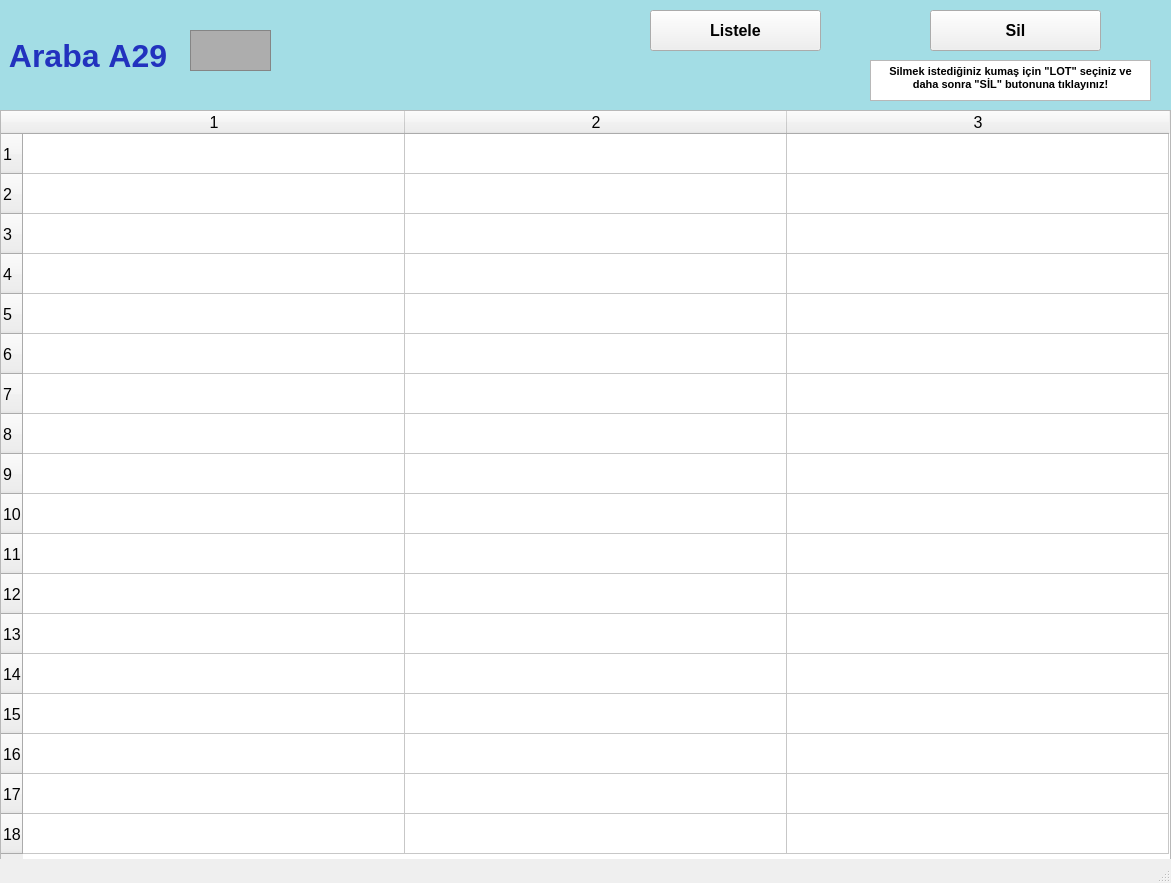
<?xml version="1.0" encoding="UTF-8"?>
<ui version="4.0">
 <class>arabalarA29_ekran</class>
 <widget class="QMainWindow" name="arabalarA29_ekran">
  <property name="geometry">
   <rect>
    <x>0</x>
    <y>0</y>
    <width>1171</width>
    <height>883</height>
   </rect>
  </property>
  <property name="font">
   <font>
    <pointsize>12</pointsize>
    <weight>50</weight>
    <bold>false</bold>
    <kerning>false</kerning>
   </font>
  </property>
  <property name="windowTitle">
   <string/>
  </property>
  <widget class="QWidget" name="centralwidget">
   <widget class="QLabel" name="arabaA1yazi_lbl">
    <property name="geometry">
     <rect>
      <x>0</x>
      <y>0</y>
      <width>1171</width>
      <height>111</height>
     </rect>
    </property>
    <property name="font">
     <font>
      <pointsize>24</pointsize>
      <weight>75</weight>
      <bold>true</bold>
     </font>
    </property>
    <property name="styleSheet">
     <string notr="true">background-color: rgb(163, 221, 229);
color: rgb(34, 50, 190);</string>
    </property>
    <property name="text">
     <string> Araba A29</string>
    </property>
   </widget>
   <widget class="QFrame" name="arabaA1_img">
    <property name="geometry">
     <rect>
      <x>190</x>
      <y>30</y>
      <width>81</width>
      <height>41</height>
     </rect>
    </property>
    <property name="styleSheet">
     <string notr="true">background-color: rgb(173, 173, 173);</string>
    </property>
    <property name="frameShape">
     <enum>QFrame::StyledPanel</enum>
    </property>
    <property name="frameShadow">
     <enum>QFrame::Raised</enum>
    </property>
   </widget>
   <widget class="QPushButton" name="listele29_btn">
    <property name="geometry">
     <rect>
      <x>650</x>
      <y>10</y>
      <width>171</width>
      <height>41</height>
     </rect>
    </property>
    <property name="font">
     <font>
      <pointsize>12</pointsize>
      <weight>75</weight>
      <bold>true</bold>
     </font>
    </property>
    <property name="text">
     <string>Listele</string>
    </property>
   </widget>
   <widget class="QTableWidget" name="A29_tw">
    <property name="geometry">
     <rect>
      <x>0</x>
      <y>110</y>
      <width>1171</width>
      <height>751</height>
     </rect>
    </property>
    <property name="baseSize">
     <size>
      <width>0</width>
      <height>0</height>
     </size>
    </property>
    <property name="rowCount">
     <number>18</number>
    </property>
    <property name="columnCount">
     <number>3</number>
    </property>
    <attribute name="horizontalHeaderVisible">
     <bool>true</bool>
    </attribute>
    <attribute name="horizontalHeaderCascadingSectionResizes">
     <bool>false</bool>
    </attribute>
    <attribute name="horizontalHeaderDefaultSectionSize">
     <number>382</number>
    </attribute>
    <attribute name="horizontalHeaderMinimumSectionSize">
     <number>38</number>
    </attribute>
    <attribute name="verticalHeaderDefaultSectionSize">
     <number>40</number>
    </attribute>
    <attribute name="verticalHeaderMinimumSectionSize">
     <number>23</number>
    </attribute>
    <row/>
    <row/>
    <row/>
    <row/>
    <row/>
    <row/>
    <row/>
    <row/>
    <row/>
    <row/>
    <row/>
    <row/>
    <row/>
    <row/>
    <row/>
    <row/>
    <row/>
    <row/>
    <column/>
    <column/>
    <column/>
   </widget>
   <widget class="QPushButton" name="sil29_btn">
    <property name="geometry">
     <rect>
      <x>930</x>
      <y>10</y>
      <width>171</width>
      <height>41</height>
     </rect>
    </property>
    <property name="font">
     <font>
      <pointsize>12</pointsize>
      <weight>75</weight>
      <bold>true</bold>
     </font>
    </property>
    <property name="text">
     <string>Sil</string>
    </property>
   </widget>
   <widget class="QTextBrowser" name="textBrowser">
    <property name="geometry">
     <rect>
      <x>870</x>
      <y>60</y>
      <width>281</width>
      <height>41</height>
     </rect>
    </property>
    <property name="html">
     <string>&lt;!DOCTYPE HTML PUBLIC &quot;-//W3C//DTD HTML 4.0//EN&quot; &quot;http://www.w3.org/TR/REC-html40/strict.dtd&quot;&gt;
&lt;html&gt;&lt;head&gt;&lt;meta name=&quot;qrichtext&quot; content=&quot;1&quot; /&gt;&lt;style type=&quot;text/css&quot;&gt;
p, li { white-space: pre-wrap; }
&lt;/style&gt;&lt;/head&gt;&lt;body style=&quot; font-family:'MS Shell Dlg 2'; font-size:12pt; font-weight:400; font-style:normal;&quot;&gt;
&lt;p align=&quot;center&quot; style=&quot; margin-top:0px; margin-bottom:0px; margin-left:0px; margin-right:0px; -qt-block-indent:0; text-indent:0px;&quot;&gt;&lt;span style=&quot; font-size:8pt; font-weight:600;&quot;&gt;Silmek istediğiniz kumaş için &amp;quot;LOT&amp;quot; seçiniz ve daha sonra &amp;quot;SİL&amp;quot; butonuna tıklayınız!&lt;/span&gt;&lt;/p&gt;&lt;/body&gt;&lt;/html&gt;</string>
    </property>
   </widget>
  </widget>
  <widget class="QStatusBar" name="statusbar"/>
 </widget>
 <resources/>
 <connections/>
</ui>
